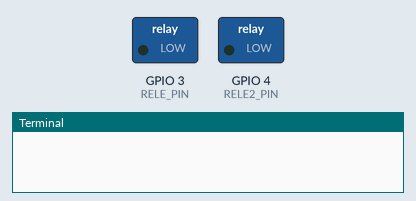
Recording of a program running on a simulated Raspberry Pi (BCM pin numbers). Parts: switched loads named in the program (green lamp = pin HIGH), the last lines printed to the terminal. Web requests get an empty 200 reply after 0.4 s.

Above: at 0.1 s.
At 20.5 s:
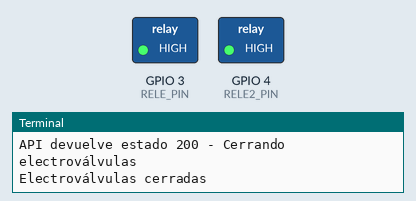
Timing chart, 0 to 22.0 s (numbered marks = the images above):
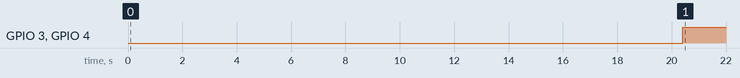

The program:

websismo.py
```python
import time
import requests
import RPi.GPIO as GPIO


RELE_PIN = 3  # Reemplazar con el número del pin GPIO conectado a la electroválvula 1
RELE2_PIN = 4  # Reemplazar con el número del pin GPIO conectado a la electroválvula 2
API_URL = 'https://sea-turtle-app-mv9s4.ondigitalocean.app/api/sismo' # Remplazar con la url final del proyecto web

GPIO.setwarnings(False)
GPIO.setmode(GPIO.BCM)
GPIO.setup(RELE_PIN, GPIO.OUT, initial=GPIO.LOW)
GPIO.setup(RELE2_PIN, GPIO.OUT, initial=GPIO.LOW)


def check_api_and_control_valves():
    try:
        response = requests.get(API_URL)
        if response.status_code == 200:
            print('API devuelve estado 200 - Cerrando electroválvulas')
            close_valves()
            # Espera 5 minutos antes de abrir las electroválvulas
            time.sleep(300)
            # Se abren las valvulas
            open_valves()

        else:
            print(f'API devuelve estado {response.status_code} - No se realiza ninguna acción')

    except Exception as e:
        print(f'Error al realizar la solicitud a la API: {e}')


def close_valves():
    GPIO.output(RELE_PIN, GPIO.HIGH)
    GPIO.output(RELE2_PIN, GPIO.HIGH)
    print('Electroválvulas cerradas')


def open_valves():
    GPIO.output(RELE_PIN, GPIO.LOW)
    GPIO.output(RELE2_PIN, GPIO.LOW)
    print('Electroválvulas abiertas')


def main():
    # Verificar la API cada 5 segundos
    time.sleep(20)
    while True:
        #time.sleep(60)
        check_api_and_control_valves()
        time.sleep(5)  # Espera 5 segundos entre iteraciones


if __name__ == "__main__":
    main()
```

Measured:
- by itself, GPIO 3 (RELE_PIN), GPIO 4 (RELE2_PIN): LOW → HIGH at 20.4 s
